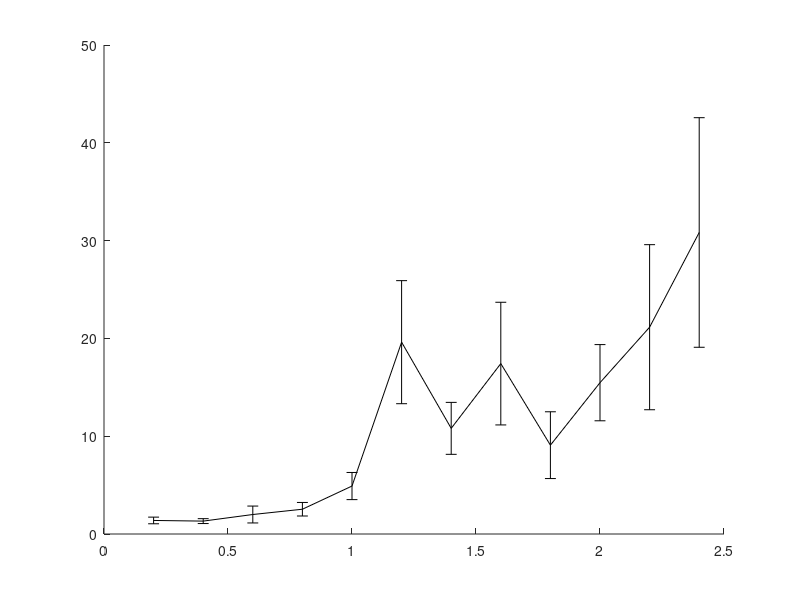

This chart was generated by the following MATLAB code: (Note: this script raises an error after producing the figure.)
% Benchmark_RRT_envI_w_rB.txt - Vanilla use of PCA
% Benchmark_RRT_envI_w_rB_2.txt - Included the NN in the PCA computation

% last updated: 12/11/17

clear all
clc

%%
planners = {'BiRRT','RRT'};
plannerType = planners{2};
switch plannerType
    case 'BiRRT'
        D = load('Benchmark_CBiRRT_rB.txt');
    case 'RRT'
        D = load('Benchmark_RRT_wo_rB.txt');
        fprintf('Failures: \t%.1f %% \n', 100-sum(D(:,2))/size(D,1)*100);
        D = D(D(:,2)==1,:);
        D = D(D(:,1)<=2.4, :);
end

%%
disp(['Results for ' plannerType ':']);

%%


r = sort(unique(D(:,1)));
for i = 1:length(r)
    M = D(D(:,1)==r(i), 1:end);
    t(i) = mean(M(:,4));
    t_ste(i) = std(M(:,4))/sqrt(size(M,1));
end

[tmin, im] = min(t);


%%
h = figure(1);
clf
errorbar(r,t,t_ste,'-k','linewidth',2);
ylabel('mean runtime [msec]');
xlabel('max. local-connection distance');
% xlim([0 6]);
% xlim([min(rd) max(rd)]);

